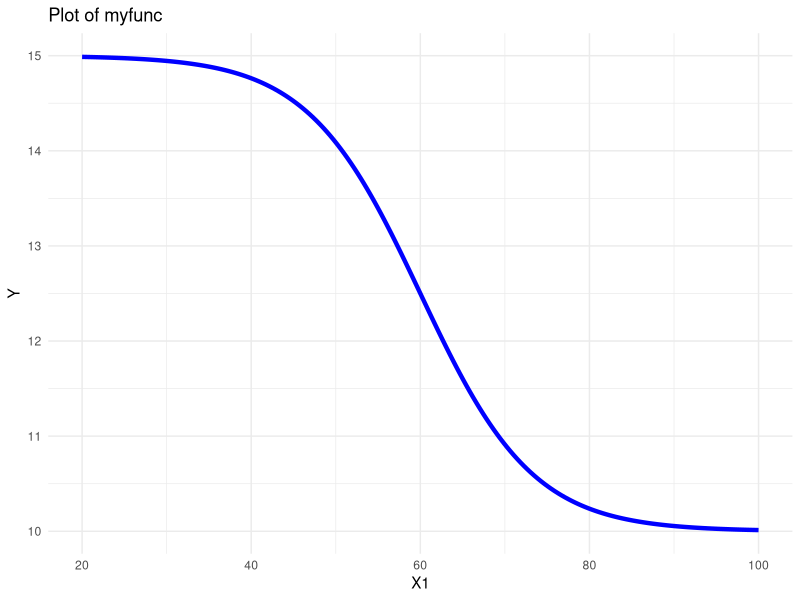
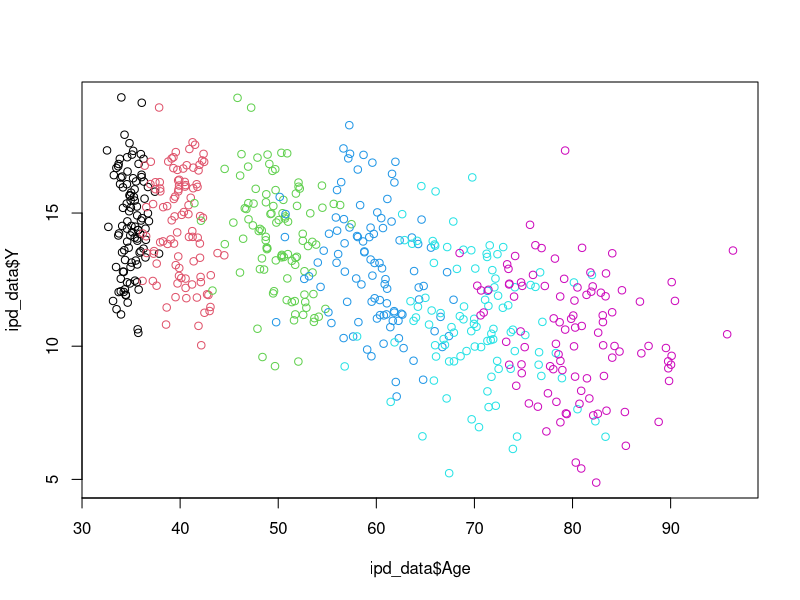

Recreate these plots in R, in order. (Note: this script raises an error after producing the figures.)
## ---- chunk 1
knitr::opts_chunk$set(echo = TRUE)
library(tidyverse)
library(splines)
library(rms)
library(lme4)
library(ggplot2)
## ---- chunk 2
myfunc <- "10 + 5 * (1 + exp((.15 * (X1 - 60))))^(-1)"
plot_data <- tibble(X1 = seq(20, 100, length.out = 200)) %>%
  mutate(Y = eval(parse(text = myfunc)))
ggplot(plot_data, aes(x = X1, y = Y)) +
  geom_line(color = "blue", linewidth = 1.5) +
  labs(title = "Plot of myfunc",
       x = "X1",
       y = "Y") +
  theme_minimal()
## ---- chunk 3
ipd_data <- read_csv("../data/generated_ipd.csv") %>%
  mutate(Study = as.factor(Study))

nrow(ipd_data)
## ---- chunk 4
noise_sd <- 2
set.seed(10)
ipd_data <- ipd_data %>%
  mutate(Y = Y + rnorm(n(), mean = 0, sd = noise_sd))
## ---- chunk 5
dd <- datadist(ipd_data)
options(datadist = "dd")

make_rcs <- function(data, variable = "X", knots = NULL, n = NULL, dp = 1) {
  quan <- list(
    '3' = c(0.10, 0.50, 0.90),
    '4' = c(0.05, 0.35, 0.65, 0.95),
    '5' = c(0.05, 0.275, 0.50, 0.725, 0.95),
    '6' = c(0.05, 0.23, 0.41, 0.59, 0.77, 0.95),
    '7' = c(0.025, 0.1833, 0.3417, 0.50, 0.6583, 0.8167, 0.975)
  )
  
  if (!is.null(n)) {
    knot_str <- paste(n, collapse = ", ")
    return(sprintf("rcs(%s, %s)", variable, knot_str))
  }
  
  if (!is.null(knots)) { 
    preset_str <- as.character(knots) 
    if (preset_str %in% names(quan)) { 
      knot_values <- quantile(data, probs = quan[[preset_str]], na.rm = TRUE) 
      knot_str <- paste(round(knot_values, dp), collapse = ", ") 
      return(sprintf("rcs(%s, c(%s))", variable, knot_str)) 
    } 
  }
  
  return(sprintf("rcs(%s)", variable))
}
## ---- chunk 6
tapply(ipd_data$Age, ipd_data$Study, FUN = function(x) make_rcs(x, variable = "Age", knots = 3))
plot(ipd_data$Y ~ ipd_data$Age, col=ipd_data$Study)
## ---- chunk 7
studies <- unique(ipd_data$Study)
study_models <- setNames(lapply(studies, function(s) {
  study_data <- subset(ipd_data, Study == s)
  pred_str <- make_rcs(study_data$Age, "Age", knots = 3)
  formula_obj <- as.formula(paste0("Y ~ ", pred_str))
  model <- ols(formula_obj, data = study_data)
  
  list(
    study = s,
    formula = formula_obj,
    data = study_data,
    model = model,
    fitted = fitted(model),
    residuals = residuals(model)
  )
}), studies)
## ---- chunk 8
pred_ori_data <- do.call(rbind, lapply(study_models, function(sm) {
  data.frame(
    study = sm$study,
    Age   = sm$data$Age,
    Y     = predict(sm$model, newdata = sm$data)
  )
}))
head(pred_ori_data)
## ---- chunk 9
ggplot() +
  geom_point(data = ipd_data, aes(x = Age, y = Y, color = Study), alpha = 0.3) +
  geom_line(data = pred_ori_data, aes(x = Age, y = Y, color = study), linewidth = 1) +
  facet_wrap(~study, scales = "free") +
  labs(title = "Stage 1: Study-specific Splines", x = "Age", y = "Y") +
  theme_minimal()

# residuals
residuals_list <- lapply(study_models, function(sm) {
  data.frame(
    study = sm$study,
    fitted = sm$fitted,
    residuals = sm$residuals
  )
})
residuals_df <- do.call(rbind, residuals_list)


ggplot(residuals_df, aes(x = fitted, y = residuals)) +
  geom_point(alpha = 0.6) +
  geom_hline(yintercept = 0, linetype = "dashed", color = "red") +
  facet_wrap(~study, scales = "free_x") +
  labs(title = "Stage 1 Residuals vs Fitted", x = "Fitted", y = "Residuals") +
  theme_minimal()
## ---- chunk 10
stage1_summary_list <- lapply(study_models, function(sm) {
  rmse <- sqrt(mean(sm$residuals^2))
  data.frame(
    study = sm$study,
    formula = paste(sm$formula, collapse = " "),
    r_squared = sm$model$stats["R2"],
    rmse = rmse,
    n = nrow(sm$data)
  )
})

stage1_summary <- do.call(rbind, stage1_summary_list)
stage1_summary
## ---- chunk 11
combined_data <- pred_ori_data
plot(combined_data$Y~combined_data$Age, col=combined_data$study)
## ---- chunk 12
combined_data$study <- 1
combined_pred_str <- make_rcs(combined_data$Age, "Age", knots = 3)
pooled_formula <- as.formula(paste0("Y ~ ", combined_pred_str))
pooled_model <- ols(pooled_formula, data = combined_data)

common_grid1 <- tibble(Age = seq(min(combined_data$Age), max(combined_data$Age), length.out = 100))
pred1 <- predict(pooled_model, newdata = common_grid1, se.fit=T)
common_grid1$Y <- pred1$linear.predictors
common_grid1$lower <- pred1$linear.predictors - 1.96 * pred1$se.fit
common_grid1$upper <- pred1$linear.predictors + 1.96 * pred1$se.fit
## ---- chunk 13
meta_data <- pred_ori_data

meta_formula <- as.formula(paste0("Y ~ ", combined_pred_str, "+ (1 | study)"))
meta_model <- lmer(meta_formula, data = meta_data)

meta_data$Y_pred <- predict(meta_model, newdata = meta_data, re.form = NA)
## ---- chunk 14
ggplot() +
  geom_point(data = ipd_data, aes(x = Age, y = Y, color = Study), alpha = 0.3) +

  geom_line(data = pred_ori_data, aes(x = Age, y = Y, color = study), 
            alpha = 0.5) +

  geom_line(data = plot_data, aes(x = X1, y = Y), color = "black", linewidth = 1) +
  geom_line(data = common_grid1, aes(x = Age, y = Y), 
            color = "blue", linewidth = 1) +
  geom_ribbon(data = common_grid1, aes(x = Age, ymin = lower, ymax = upper), 
              fill = "blue", alpha = 0.2) +
  
  geom_line(data = meta_data, aes(x = Age, y = Y_pred), 
            color = "red", linewidth = 1.0) +
  
  labs(
    title = "Stage 2: Combined Pooled and Meta-Analysed Splines",
    x = "Age",
    y = "Predicted Y"
  ) +
  theme_minimal()
## ---- chunk 15
meta_data_re <- pred_ori_data

meta_formula <- as.formula(paste0("Y ~ ", combined_pred_str, " + (1 | study)"))
meta_model <- lmer(meta_formula, data = meta_data_re)

meta_data_re$Y_pred <- predict(meta_model, newdata = meta_data_re)
ggplot(meta_data_re) +
  geom_line(aes(x = Age, y = Y, color = study), alpha = 0.5) +
  geom_line(aes(x = Age, y = Y_pred, color = study), linewidth = 1.0) +
  labs(
    title = "Stage 2: Meta-Analysed Splines Including Study Random Effects",
    x = "Age",
    y = "Predicted Y"
  ) +
  theme_minimal()
